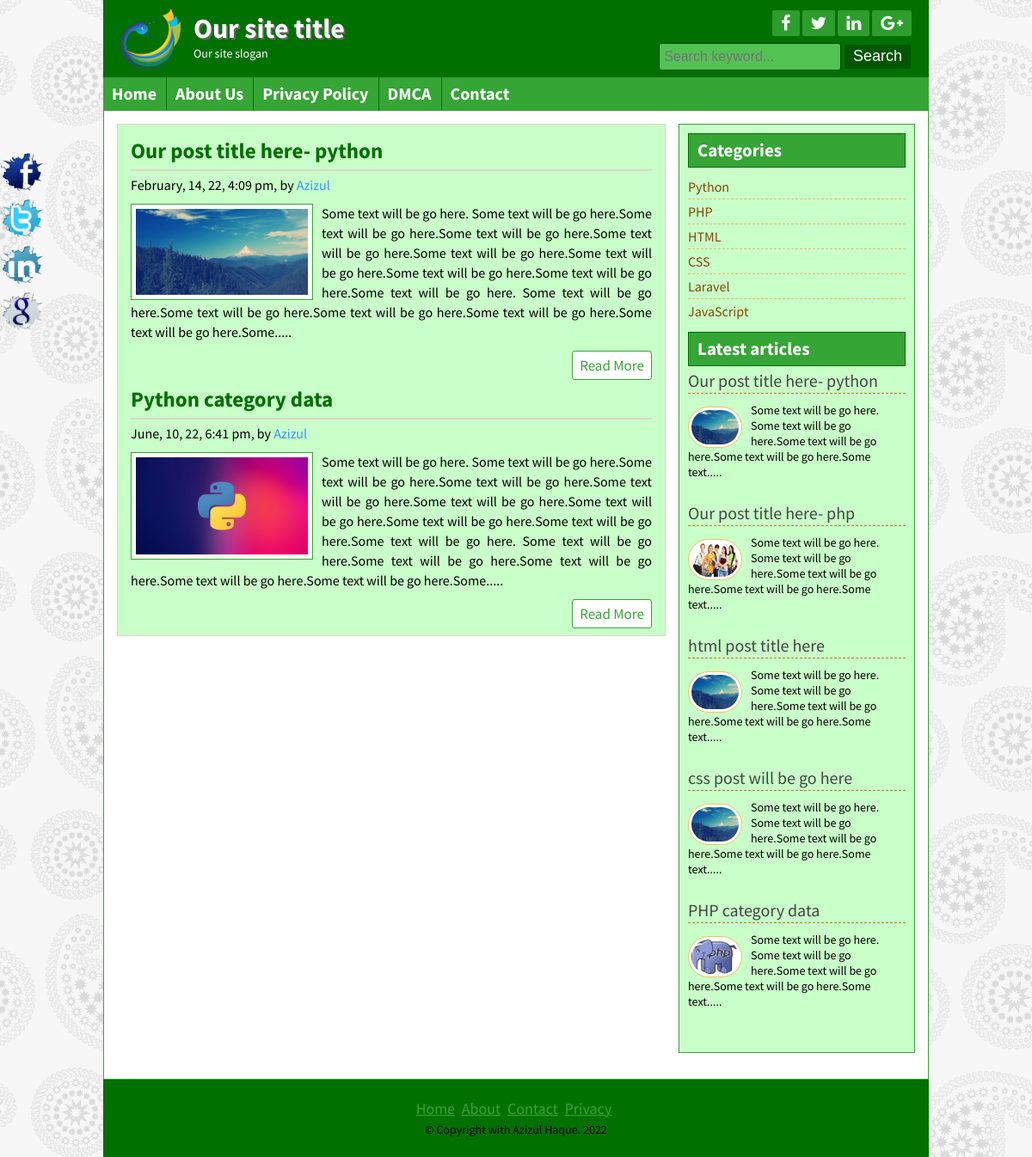
/posts.php?category=1, run on the app's committed database.
### tables this page shows
CREATE TABLE `title_slogan` (
  `id` int(11) NOT NULL,
  `title` varchar(255) NOT NULL,
  `slogan` varchar(255) NOT NULL,
  `logo` varchar(255) NOT NULL
);

CREATE TABLE `tbl_social` (
  `id` int(11) NOT NULL,
  `fb` varchar(255) NOT NULL,
  `tw` varchar(255) NOT NULL,
  `ln` varchar(255) NOT NULL,
  `gp` varchar(255) NOT NULL
);

CREATE TABLE `tbl_page` (
  `id` int(11) NOT NULL,
  `name` varchar(255) NOT NULL,
  `body` mediumtext NOT NULL
);

CREATE TABLE `tbl_post` (
  `id` int(11) NOT NULL,
  `cat` int(11) NOT NULL,
  `title` varchar(255) NOT NULL,
  `body` text NOT NULL,
  `image` varchar(255) NOT NULL,
  `author` varchar(50) NOT NULL,
  `tags` varchar(255) NOT NULL,
  `date` timestamp NOT NULL DEFAULT current_timestamp(),
  `userid` int(11) NOT NULL
);

CREATE TABLE `tbl_category` (
  `id` int(11) NOT NULL,
  `name` varchar(50) NOT NULL
);

CREATE TABLE `tbl_footer` (
  `id` int(11) NOT NULL,
  `note` varchar(255) NOT NULL
);

### lib/Database.php (called while the page is built, shortened)
<?php
	Class Database{
		public $host   = DB_HOST;
		public $user   = DB_USER;
		public $pass   = DB_PASS;
		public $dbname = DB_NAME;
		public $link;
		private function connectDB(){
		$this->link = new mysqli($this->host, $this->user, $this->pass, $this->dbname);
	}
		public function select($query){
			$result = $this->link->query($query) or die($this->link->error.__LINE__);
			if($result->num_rows > 0){
				return $result;
			} else {
				return false;
			}
		}
	}
?>

### helpers/format.php (called while the page is built, shortened)
<?php
class Format
{
    public function formatDate($date)
    {
        return date('F, j, y, g:i a', strtotime($date));
    }
    public function textShorten($text, $limit = 400)
    {
        $text = $text." ";
        $text = substr($text, 0, $limit);
        $text = substr($text, 0, strrpos($text, ' '));
        $text = $text.".....";
        return $text;
    }
}
?>

### posts.php (the view)
<?php include 'inc/header.php'; ?>
<?php
	$category = mysqli_real_escape_string($db->link, $_GET['category']);
	if (!isset($category) || $category == NULL) {
		header("Location:404.php");
	}
	else{
		$id = $category;
	}
?>
<div class="contentsection contemplete clear">
	<div class="maincontent clear">
        <?php
			$query = "SELECT * FROM tbl_post WHERE cat = $id";
			$post = $db->select($query);
			if ($post) {
				while ($result = $post->fetch_assoc()){
		?>
        <div class="samepost clear">
			<h2><a href="post.php?id=<?php echo $result['id']; ?>"><?php echo $result['title']; ?></a></h2>
			<h4><?php echo $fm->formatDate($result['date']); ?>, by <a href="#"><?php echo $result['author']; ?></a></h4>
			 <a href="#"><img src="admin/<?php echo $result['image']; ?>" alt="post image"/></a>
			<?php echo $fm->textShorten($result['body']); ?>
			<div class="readmore clear">
				<a href="post.php?id=<?php echo $result['id']; ?>">Read More</a>
			</div>
		</div>
        <?php } } else {
            header("Location:404.php");
        }?>
    </div>
<?php include 'inc/sidebar.php'; ?>
<?php include 'inc/footer.php'; ?>

### inc/header.php (shortened to what this page needs)
<?php include 'lib/Database.php' ?>
<?php include 'helpers/Format.php' ?>
<?php
	$db = new Database();
	$fm = new Format();
?>
<!DOCTYPE html>
<html>
<head>
	<?php include 'scripts/css.php'; ?>
</head>
<body>
	<div class="headersection templete clear">
		<a href="index.php">
			<div class="logo">
				<?php
					$query = "SELECT * FROM title_slogan WHERE id = 1";
					$blog_title = $db->select($query);
					if ($blog_title) {
                        while ($result = $blog_title->fetch_assoc()) {
                            ?>
				<img src="admin/<?php echo $result['logo']; ?>" alt="Logo"/>
				<h2><?php echo $result['title']; ?></h2>
				<p><?php echo $result['slogan']; ?></p>
				<?php
                        } } ?>
			</div>
		</a>
		<div class="social clear">
			<div class="icon clear">
				<?php
					$query = "SELECT * FROM tbl_social WHERE id = 1";
					$socialmedia = $db->select($query);
					if ($socialmedia) {
                        while ($result = $socialmedia->fetch_assoc()) {
                            ?>
				<a href="<?php echo $result['fb']; ?>" target="_blank"><i class="fa fa-facebook"></i></a>
				<a href="<?php echo $result['tw']; ?>" target="_blank"><i class="fa fa-twitter"></i></a>
				<a href="<?php echo $result['ln']; ?>" target="_blank"><i class="fa fa-linkedin"></i></a>
				<a href="<?php echo $result['gp']; ?>" target="_blank"><i class="fa fa-google-plus"></i></a>
				<?php
                        } }
				?>
			</div>
			<div class="searchbtn clear">
			<form action="search.php" method="get">
				<input type="text" name="search" placeholder="Search keyword..."/>
				<input type="submit" name="submit" value="Search"/>
			</form>
			</div>
		</div>
	</div>
<div class="navsection templete">
	<?php
		$path = $_SERVER['SCRIPT_FILENAME'];
		$currentpage = basename($path, '.php');
	?>
	<ul>
		<li><a
		<?php
			if ($currentpage == 'index') {
				echo "id = 'active'";
			}
		?>
		href="index.php">Home</a></li>
		<?php
			$query = "SELECT * FROM tbl_page";
			$page = $db->select($query);
			if ($page) {
				while ($result = $page->fetch_assoc()) {
					?>
		<li><a
		<?php
			if (isset($_GET['pageid']) && $_GET['pageid'] == $result['id']) {
				echo "id='active'";
			}
		?>
		href="page.php?pageid=<?php echo $result['id']; ?>"><?php echo $result['name']; ?></a></li>
		<?php
				} }
		?>
		<li><a
		<?php
			if ($currentpage == 'contact') {
				echo "id = 'active'";
			}
		?>
		href="contact.php">Contact</a></li>
	</ul>
</div>

### inc/sidebar.php
<div class="sidebar clear" style="height:fit-content;">
	<div class="samesidebar clear">
		<h2>Categories</h2>
		<ul>
			<?php
				$query = "SELECT * FROM tbl_category";
				$category = $db->select($query);
				if ($category) {
					while ($result = $category->fetch_assoc()){
						?>
						<li><a href="posts.php?category=<?php echo $result['id']; ?>"><?php echo $result['name']; ?></a></li>
						<?php } } else{ ?>
							<li><a href="#">No category avilable!!</a></li>
						<?php } ?>
		</ul>
	</div>
    <div class="samesidebar clear">
		<h2>Latest articles</h2>
		<?php
			$query = "SELECT * FROM tbl_post limit 5";
			$post = $db->select($query);
			if ($post) {
				while ($result = $post->fetch_assoc()){
		?>
		<div class="popular clear">
			<h3><a href="post.php?id=<?php echo $result['id']; ?>"><?php echo $result['title']; ?></a></h3>
			<a href="post.php?id=<?php echo $result['id']; ?>"><img src="admin/<?php echo $result['image']; ?>" alt="post image"/></a>
			<?php echo $fm->textShorten($result['body'], 120); ?>
		</div>
		<?php
				} } else{header("Location:404.php"); }
		?>
	</div>
</div>

### inc/footer.php (shortened to what this page needs)
</div>
<div class="footersection templete clear">
	  <div class="footermenu clear">
		<ul>
			<li><a href="#">Home</a></li>
			<li><a href="#">About</a></li>
			<li><a href="#">Contact</a></li>
			<li><a href="#">Privacy</a></li>
		</ul>
	  </div>
	  <?php
	  		$query = "SELECT * FROM tbl_footer WHERE id = 1";
			$footernote = $db->select($query);
            if ($footernote) {
                while ($result = $footernote->fetch_assoc()) {
                    ?>
	  <p>&copy; <?php echo $result['note']; ?>. <?php echo date('Y');                                                                                                                      ?></p>
	  <?php
                }
            }
	  ?>
	</div>
	<div class="fixedicon clear">
		<?php
			$query = "SELECT * FROM tbl_social WHERE id = 1";
			$socialmedia = $db->select($query);
			if ($socialmedia) {
                while ($result = $socialmedia->fetch_assoc()) {
                    ?>
		<a href="<?php echo $result['fb']; ?>" target="_blank"><img src="images/fb.png" alt="Facebook"/></a>
		<a href="<?php echo $result['tw']; ?>" target="_blank"><img src="images/tw.png" alt="Twitter"/></a>
		<a href="<?php echo $result['ln']; ?>" target="_blank"><img src="images/in.png" alt="LinkedIn"/></a>
		<a href="<?php echo $result['gp']; ?>" target="_blank"><img src="images/gl.png" alt="GooglePlus"/></a>
		<?php
                } }
		?>
	</div>
</body>
</html>

### theme/green.css (style rules this page uses)
.headersection, .footersection { background: #007000 none repeat scroll 0 0; }
.icon a { background: #2d9d2d none repeat scroll 0 0; }
.searchbtn input[type="text"] { background: #52c252 none repeat scroll 0 0; border: 1px solid #034703; }
.searchbtn input[type="submit"] { border: 1px solid #007000; }
input[type="submit"] { background: #005600 none repeat scroll 0 0; border: 1px solid #52c252; }
.navsection { background: #35a535 none repeat scroll 0 0; }
.navsection ul li { border-left: 1px solid #007000; border-right: 1px solid #38a838; }
.samepost h2 a { color: #007000; }
.samepost h2, .about h2 { color: #007000; }
.maincontent, .sidebar { background: #c9FFc9 none repeat scroll 0 0; }
.samepost img { border: 1px solid #35a535; }
.contentsection, .sidebar { border: 1px solid #35a535; }
.samesidebar h2 { background: #35a535 none repeat scroll 0 0; border: 1px solid #007000; color: #fff; }
.readmore a { border: 1px solid #35a535; color: #35a535; }
.footermenu ul li a { color: #35a535; }

### data on the page
title_slogan: logo (picture), title "Our site title", slogan "Our site slogan"
tbl_page: name "About Us"
tbl_page: name "Privacy Policy"
tbl_page: name "DMCA"
tbl_post: title "Our post title here- python", date "February, 14, 22, 4:09 pm", author "Azizul", image (picture), body "Some text will be go here. Some text will be go here.Some text will be go here.Some text will be go here.Some text will be go here.Some text will be go here.Some text will be go here.Some text will be go here.Some text will be go here.Some text will be go here. Some text will be go here.Some text will be go here.Some text will be go here.Some text will be go here.Some text will be go here.Some.....", body "Some text will be go here. Some text will be go here.Some text will be go here.Some text will be go here.Some text....."
tbl_post: title "Python category data", date "June, 10, 22, 6:41 pm", author "Azizul", image (picture), body "Some text will be go here. Some text will be go here.Some text will be go here.Some text will be go here.Some text will be go here.Some text will be go here.Some text will be go here.Some text will be go here.Some text will be go here.Some text will be go here. Some text will be go here.Some text will be go here.Some text will be go here.Some text will be go here.Some text will be go here.Some....."
tbl_category: name "Python"
tbl_category: name "PHP"
tbl_category: name "HTML"
tbl_category: name "CSS"
tbl_category: name "Laravel"
tbl_category: name "JavaScript"
tbl_post: title "Our post title here- php", image (picture), body "Some text will be go here. Some text will be go here.Some text will be go here.Some text will be go here.Some text....."
tbl_post: title "html post title here", image (picture), body "Some text will be go here. Some text will be go here.Some text will be go here.Some text will be go here.Some text....."
tbl_post: title "css post will be go here", image (picture), body "Some text will be go here. Some text will be go here.Some text will be go here.Some text will be go here.Some text....."
tbl_post: title "PHP category data", image (picture), body "Some text will be go here. Some text will be go here.Some text will be go here.Some text will be go here.Some text....."
tbl_footer: note "Copyright with Azizul Haque"
